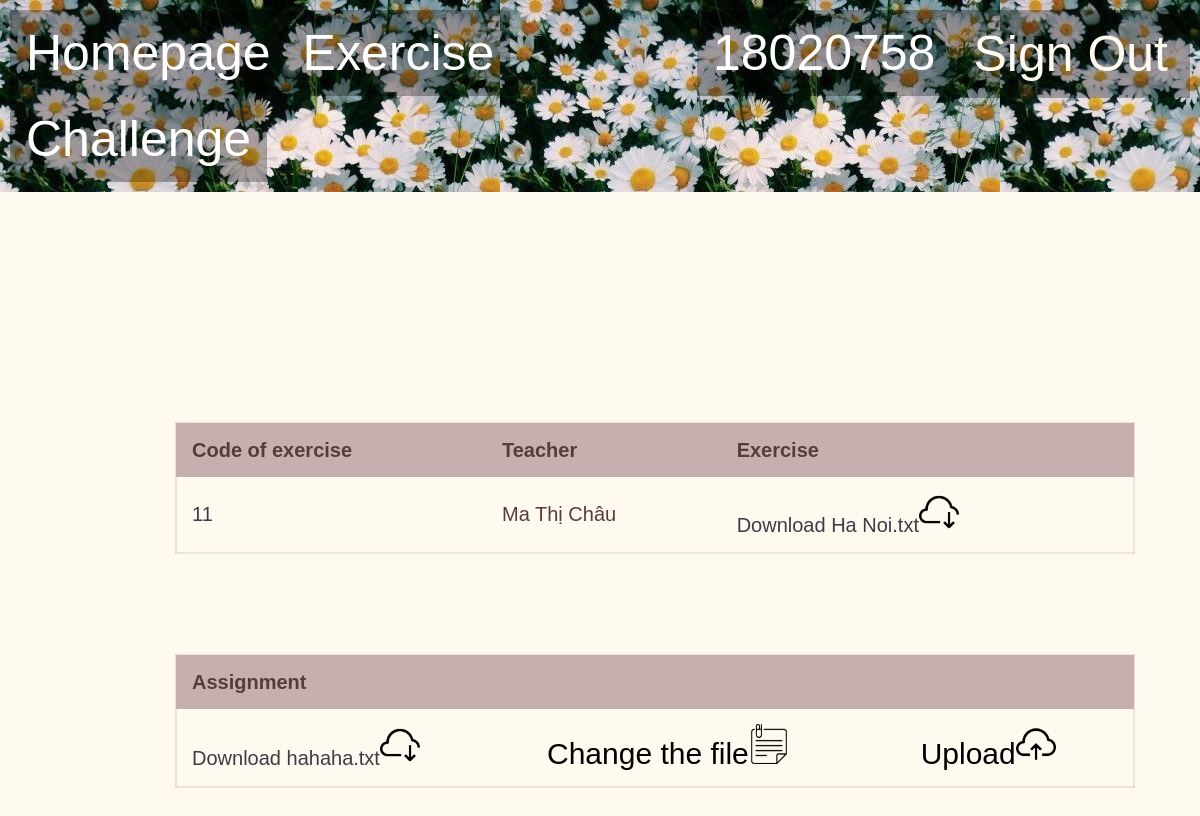
Before: /exercise.php?codeOfExercise=11 (signed in) with the older database file.
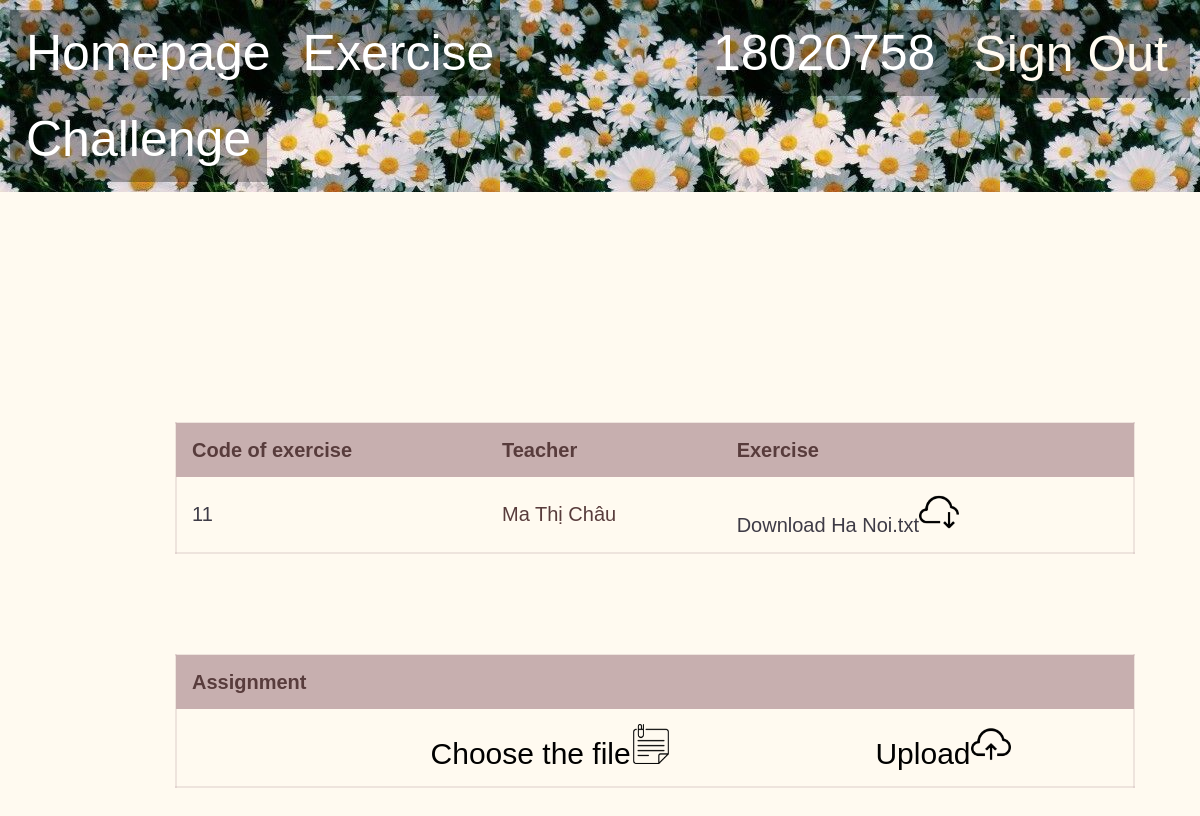
After: the same page with the newer database file.
### tables this page shows
CREATE TABLE `homework` (
  `accountStudent` varchar(15) NOT NULL,
  `codeOfExercise` int(15) NOT NULL,
  `completedExercise` text NOT NULL,
  `time` datetime NOT NULL DEFAULT current_timestamp(),
  `mark` int(2) DEFAULT NULL,
  `fileEnding` varchar(10) NOT NULL
);

### exercise.php (the view, shortened to what this page needs)
<head>
    <link rel="stylesheet" href="mains.css">
    <link rel="stylesheet" href="navbars.css">
    <link rel="stylesheet" href="exercisess.css">
</head>
<body>
    <div>
        <ul>
            <li><a href='listOfUsers.php'>Homepage</a></li>
            <li><a href='exercise.php'>Exercise</a></li>
            <li style="float:right"><a href=""><form action="" method="POST" style="font-size: 0px;"><input type="submit" name="signOut" value="Sign Out" style="border:none; background-color:transparent;
            font-size: 50px; font-family: 'Gill Sans', 'Gill Sans MT', Calibri, 'Trebuchet MS', sans-serif; color: floralwhite;"></form></a></li>
            <li style="float:right"><a href=<?php session_start(); echo "'listOfUsers.php?account=".$_SESSION["account"]."'>";?> <?php echo $_SESSION["account"];?></a></li>
            <li><a href='challenge.php'>Challenge</a></li>
        </ul>
    </div>
    <?php
        $servername = "localhost";
        $database = "student_management";
        $username = "root";
        $password = "";
        $conn = mysqli_connect($servername, $username, $password, $database);
        $html = '<table id="t01">';
        $html .= '<tr>';
        $html .= '<th>' . "Code of exercise" .'</th>';
        $html .= '<th>' . "Teacher".'</th>';
        if (!empty($_GET['codeOfExercise'])){
            $html .= '<th>' . "Exercise" .'</th>';
            $html .= '</tr>';
            $codeOfExercise = $_GET['codeOfExercise'];
            $sql = "SELECT `codeOfExercise`, teacher.account, nameOfTeacher, fileName
                    FROM `exercise`
                    JOIN teacher
                    ON teacher.account = exercise.account
                    WHERE `codeOfExercise`='$codeOfExercise'";
            $result = $conn->query($sql);
            $row = $result->fetch_assoc();
            $html .= '<tr>';
            $html .= '<td>' .'<a href="exercise.php?codeOfExercise='.$row["codeOfExercise"].'">'. $row["codeOfExercise"] .'</a>'.'</td>';
            $html .= '<td>' . $row["nameOfTeacher"] . '</td>';
            $html .= '<td>' . '<p><a href="download.php?file=' . urlencode($row["fileName"]) . '">Download '.$row["fileName"]
            .'<img src="image/cloud-computing (1).png" alt="Download" width="40" height="40">'.'</a></p>' . '</td>';
            $html .= '</tr>';
        }
        $html .= '</table>';
        echo $html;
                ?>
                <?php
        if ($_SESSION['isTeacher'] == 0 && !empty($_GET['codeOfExercise'])){
            $html1 = '<table id="t01" style="margin:-100px 175px">';
            $html1 .= '<tr>';
            $html1 .= '<th>' . "Assignment".'</th>';
            $html1 .= '<th>' . "" .'</th>';
            $html1 .= '<th>' . "".'</th>';
            $html1 .= '</tr>';
            $a = $_SESSION['account'];
            $codeOfExercise = $_GET['codeOfExercise'];
            $sql = "SELECT `completedExercise`, `time`, `mark`
                    FROM `homework`
                    WHERE `accountStudent` = '$a' AND `codeOfExercise` = '$codeOfExercise'";
            $result = $conn->query($sql);
            if($row = $result->fetch_assoc()){
                $html1 .= '<tr>';
                $html1 .= '<td>' . '<p><a href="download.php?file=' . urlencode($row["completedExercise"]) . '">Download '.$row["completedExercise"].'<img src="image/cloud-computing (1).png" alt="Download" width="40" height="40">'.'</a></p>' . '</td>';
                $html1 .= '<form action="" method="post" enctype="multipart/form-data">';
                $html1 .=  '<td>' .  '<input type="file" name="file" id="file" class="inputfile">';
                $html1 .=    '<label for="file" class="button" >Change the file</label>'.
                '<img src="image/sticky-note.png" alt="Download" width="40" height="40">'.'</td>';
                $html1 .=   '<td>' . '<input type="submit" name="uploadAgain" value="Upload" class="button">'.
                '<img src="image/cloud-computing.png" alt="Download" width="40" height="40">'.'</td>';
                $html1 .= '</form>'.'</tr>';
                $html1 .= '</table>';
                echo $html1;
                        ?>
                            <?php
            }
            else {
                $html1 .= '<tr>';
                $html1 .= '<td>'."".'</td>';
                $html1 .= '<form action="" method="post" enctype="multipart/form-data" >';
                $html1 .=  '<td>' .  '<input type="file" name="file" id="file" class="inputfile">';
                $html1 .=    '<label for="file" class="button" >Choose the file</label>'.
                '<img src="image/sticky-note.png" alt="Download" width="40" height="40">'.'</td>';
                $html1 .=   '<td>' . '<input type="submit" name="up1st" value="Upload" class="button">'.
                '<img src="image/cloud-computing.png" alt="Download" width="40" height="40">'.'</td>';
                $html1 .= '</form>'.'</tr>';
                $html1 .= '</table>';
                echo $html1;
                        ?>
                            <?php
            }
    }
        ?>
</body>

Changed rows visible on the page:
removed homework: completedExercise "hahaha.txt"
Other visible differences:
form field up1st: (not shown) → "Upload"
form field uploadAgain: "Upload" → (not shown)
text no longer shown: "Download Change the file"
text now shown: "Choose the file"
